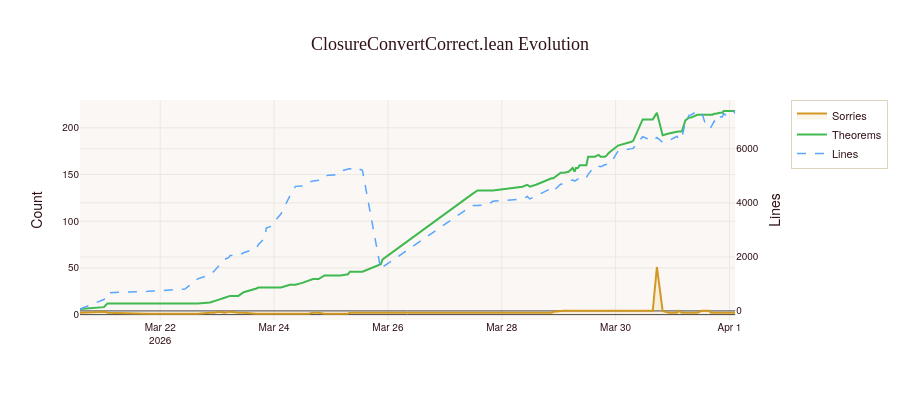

Here is the notebook cell this chart was saved with:
### Code cell
# Plot CC evolution
fig = make_subplots(specs=[[{"secondary_y": True}]])
fig.add_trace(go.Scatter(x=cc_hist['ts'], y=cc_hist['sorries'], name='Sorries',
    line=dict(color='#d29922', width=2), fill='tozeroy', fillcolor='rgba(210,153,34,0.1)'), secondary_y=False)
fig.add_trace(go.Scatter(x=cc_hist['ts'], y=cc_hist['theorems'], name='Theorems',
    line=dict(color='#3fb950', width=2)), secondary_y=False)
fig.add_trace(go.Scatter(x=cc_hist['ts'], y=cc_hist['lines'], name='Lines',
    line=dict(color='#58a6ff', width=1.5, dash='dash')), secondary_y=True)
fig.update_layout(title='ClosureConvertCorrect.lean Evolution', height=400)
fig.update_yaxes(title_text='Count', secondary_y=False)
fig.update_yaxes(title_text='Lines', secondary_y=True)
fig.show()
